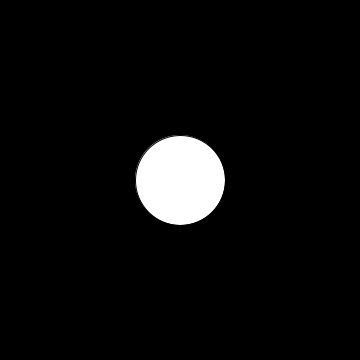
Frame 1 (no input)
Frame 60 (the mouse pressed at the canvas centre just before this capture): identical to frame 1, image omitted
Frame 120 (the mouse held since frame 60 and released just before this capture): identical to frame 1, image omitted

The Processing sketch that drew this single still picture (run headless with seeded random() and noise(); from frame 60 on, the mouse is pressed at the canvas centre):

// Processing sketch: knob
// ── knob.pde
color bgColor = color(0);
float diameter = 90;

void setup() {
  size(360, 360);
}

void draw() {
  background(bgColor);
  ellipse(width/2, height/2, diameter, diameter);
}

void setDiameter(float d) {
  diameter = d;
}
